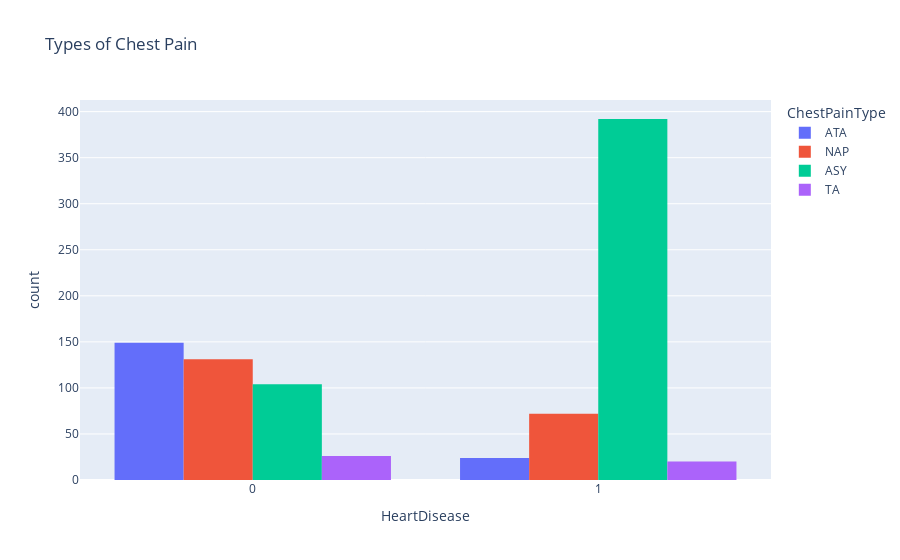

The code cell stored with this chart in its notebook:
### Markdown cell above
Chest pain is also more common among men. However, most entries asymptomatic.

### Code cell
px.histogram(df, x="HeartDisease", color="ChestPainType", title="Types of Chest Pain", barmode="group")

### Figure 1 — Plotly figure (JSON) as saved in the notebook; plotly's stock layout.template omitted (floating-point values rounded to 4 significant figures; data arrays with more than 128 entries replaced by an {"elided": "..."} marker saying what was removed)
{"data": [{"alignmentgroup": "True", "bingroup": "x", "hovertemplate": "ChestPainType=ATA<br>HeartDisease=%{x}<br>count=%{y}<extra></extra>", "legendgroup": "ATA", "marker": {"color": "#636efa", "pattern": {"shape": ""}}, "name": "ATA", "offsetgroup": "ATA", "orientation": "v", "showlegend": true, "type": "histogram", "x": {"elided": "173 int values"}, "xaxis": "x", "yaxis": "y"}, {"alignmentgroup": "True", "bingroup": "x", "hovertemplate": "ChestPainType=NAP<br>HeartDisease=%{x}<br>count=%{y}<extra></extra>", "legendgroup": "NAP", "marker": {"color": "#EF553B", "pattern": {"shape": ""}}, "name": "NAP", "offsetgroup": "NAP", "orientation": "v", "showlegend": true, "type": "histogram", "x": {"elided": "203 int values"}, "xaxis": "x", "yaxis": "y"}, {"alignmentgroup": "True", "bingroup": "x", "hovertemplate": "ChestPainType=ASY<br>HeartDisease=%{x}<br>count=%{y}<extra></extra>", "legendgroup": "ASY", "marker": {"color": "#00cc96", "pattern": {"shape": ""}}, "name": "ASY", "offsetgroup": "ASY", "orientation": "v", "showlegend": true, "type": "histogram", "x": {"elided": "496 int values"}, "xaxis": "x", "yaxis": "y"}, {"alignmentgroup": "True", "bingroup": "x", "hovertemplate": "ChestPainType=TA<br>HeartDisease=%{x}<br>count=%{y}<extra></extra>", "legendgroup": "TA", "marker": {"color": "#ab63fa", "pattern": {"shape": ""}}, "name": "TA", "offsetgroup": "TA", "orientation": "v", "showlegend": true, "type": "histogram", "x": [0, 1, 0, 1, 1, 0, 0, 0, 0, 1, 0, 1, 1, 1, 1, 1, 0, 1, 1, 1, 0, 1, 0, 1, 0, 0, 1, 0, 0, 0, 0, 0, 0, 0, 1, 1, 0, 0, 0, 0, 1, 0, 0, 1, 0, 1], "xaxis": "x", "yaxis": "y"}], "layout": {"barmode": "group", "legend": {"title": {"text": "ChestPainType"}, "tracegroupgap": 0}, "title": {"text": "Types of Chest Pain"}, "xaxis": {"anchor": "y", "domain": [0, 1], "title": {"text": "HeartDisease"}}, "yaxis": {"anchor": "x", "domain": [0, 1], "title": {"text": "count"}}}}
